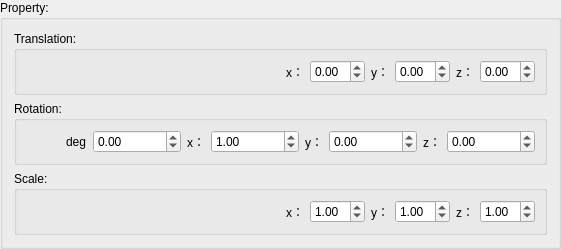
     <widget class="QGroupBox" name="matPropertyBox">
      <property name="minimumSize">
       <size>
        <width>0</width>
        <height>50</height>
       </size>
      </property>
      <property name="title">
       <string>Property:</string>
      </property>
      <layout class="QHBoxLayout" name="horizontalLayout_9">
       <item>
        <layout class="QVBoxLayout" name="verticalLayout">
         <item>
          <widget class="QGroupBox" name="colorUniformBox_2">
           <property name="minimumSize">
            <size>
             <width>0</width>
             <height>50</height>
            </size>
           </property>
           <property name="title">
            <string>Translation:</string>
           </property>
           <layout class="QHBoxLayout" name="horizontalLayout_5">
            <item>
             <spacer name="horizontalSpacer_5">
              <property name="orientation">
               <enum>Qt::Horizontal</enum>
              </property>
              <property name="sizeHint" stdset="0">
               <size>
                <width>40</width>
                <height>20</height>
               </size>
              </property>
             </spacer>
            </item>
            <item>
             <widget class="QLabel" name="label_9">
              <property name="text">
               <string>x：</string>
              </property>
             </widget>
            </item>
            <item>
             <widget class="QDoubleSpinBox" name="tran_x_SpinBox">
              <property name="minimum">
               <double>-3.000000000000000</double>
              </property>
              <property name="maximum">
               <double>3.000000000000000</double>
              </property>
              <property name="singleStep">
               <double>0.100000000000000</double>
              </property>
             </widget>
            </item>
            <item>
             <widget class="QLabel" name="label_10">
              <property name="text">
               <string>y：</string>
              </property>
             </widget>
            </item>
            <item>
             <widget class="QDoubleSpinBox" name="tran_y_SpinBox">
              <property name="minimum">
               <double>-3.000000000000000</double>
              </property>
              <property name="maximum">
               <double>3.000000000000000</double>
              </property>
              <property name="singleStep">
               <double>0.100000000000000</double>
              </property>
             </widget>
            </item>
            <item>
             <widget class="QLabel" name="label_11">
              <property name="text">
               <string>z：</string>
              </property>
             </widget>
            </item>
            <item>
             <widget class="QDoubleSpinBox" name="tran_z_SpinBox">
              <property name="minimum">
               <double>-3.000000000000000</double>
              </property>
              <property name="maximum">
               <double>3.000000000000000</double>
              </property>
              <property name="singleStep">
               <double>0.100000000000000</double>
              </property>
             </widget>
            </item>
           </layout>
          </widget>
         </item>
         <item>
          <widget class="QGroupBox" name="colorUniformBox_3">
           <property name="minimumSize">
            <size>
             <width>0</width>
             <height>50</height>
            </size>
           </property>
           <property name="title">
            <string>Rotation:</string>
           </property>
           <layout class="QHBoxLayout" name="horizontalLayout_6">
            <item>
             <spacer name="horizontalSpacer_6">
              <property name="orientation">
               <enum>Qt::Horizontal</enum>
              </property>
              <property name="sizeHint" stdset="0">
               <size>
                <width>40</width>
                <height>20</height>
               </size>
              </property>
             </spacer>
            </item>
            <item>
             <widget class="QLabel" name="label_21">
              <property name="text">
               <string>deg</string>
              </property>
             </widget>
            </item>
            <item>
             <widget class="QDoubleSpinBox" name="rota_deg_SpinBox">
              <property name="minimum">
               <double>-100000.000000000000000</double>
              </property>
              <property name="maximum">
               <double>1000000.000000000000000</double>
              </property>
              <property name="singleStep">
               <double>5.000000000000000</double>
              </property>
             </widget>
            </item>
            <item>
             <widget class="QLabel" name="label_12">
              <property name="text">
               <string>x：</string>
              </property>
             </widget>
            </item>
            <item>
             <widget class="QDoubleSpinBox" name="rota_x_SpinBox">
              <property name="minimum">
               <double>-100000.000000000000000</double>
              </property>
              <property name="maximum">
               <double>1000000.000000000000000</double>
              </property>
              <property name="singleStep">
               <double>5.000000000000000</double>
              </property>
              <property name="value">
               <double>1.000000000000000</double>
              </property>
             </widget>
            </item>
            <item>
             <widget class="QLabel" name="label_13">
              <property name="text">
               <string>y：</string>
              </property>
             </widget>
            </item>
            <item>
             <widget class="QDoubleSpinBox" name="rota_y_SpinBox">
              <property name="minimum">
               <double>-100000.000000000000000</double>
              </property>
              <property name="maximum">
               <double>1000000.000000000000000</double>
              </property>
              <property name="singleStep">
               <double>5.000000000000000</double>
              </property>
             </widget>
            </item>
            <item>
             <widget class="QLabel" name="label_14">
              <property name="text">
               <string>z：</string>
              </property>
             </widget>
            </item>
            <item>
             <widget class="QDoubleSpinBox" name="rota_z_SpinBox">
              <property name="minimum">
               <double>-100000.000000000000000</double>
              </property>
              <property name="maximum">
               <double>1000000.000000000000000</double>
              </property>
              <property name="singleStep">
               <double>5.000000000000000</double>
              </property>
             </widget>
            </item>
           </layout>
          </widget>
         </item>
         <item>
          <widget class="QGroupBox" name="colorUniformBox_4">
           <property name="minimumSize">
            <size>
             <width>0</width>
             <height>50</height>
            </size>
           </property>
           <property name="title">
            <string>Scale:</string>
           </property>
           <layout class="QHBoxLayout" name="horizontalLayout_8">
            <item>
             <spacer name="horizontalSpacer_8">
              <property name="orientation">
               <enum>Qt::Horizontal</enum>
              </property>
              <property name="sizeHint" stdset="0">
               <size>
                <width>40</width>
                <height>20</height>
               </size>
              </property>
             </spacer>
            </item>
            <item>
             <widget class="QLabel" name="label_18">
              <property name="text">
               <string>x：</string>
              </property>
             </widget>
            </item>
            <item>
             <widget class="QDoubleSpinBox" name="scale_x_SpinBox">
              <property name="minimum">
               <double>-3.000000000000000</double>
              </property>
              <property name="maximum">
               <double>3.000000000000000</double>
              </property>
              <property name="singleStep">
               <double>0.100000000000000</double>
              </property>
              <property name="value">
               <double>1.000000000000000</double>
              </property>
             </widget>
            </item>
            <item>
             <widget class="QLabel" name="label_19">
              <property name="text">
               <string>y：</string>
              </property>
             </widget>
            </item>
            <item>
             <widget class="QDoubleSpinBox" name="scale_y_SpinBox">
              <property name="minimum">
               <double>-3.000000000000000</double>
              </property>
              <property name="maximum">
               <double>3.000000000000000</double>
              </property>
              <property name="singleStep">
               <double>0.100000000000000</double>
              </property>
              <property name="value">
               <double>1.000000000000000</double>
              </property>
             </widget>
            </item>
            <item>
             <widget class="QLabel" name="label_20">
              <property name="text">
               <string>z：</string>
              </property>
             </widget>
            </item>
            <item>
             <widget class="QDoubleSpinBox" name="scale_z_SpinBox">
              <property name="minimum">
               <double>-3.000000000000000</double>
              </property>
              <property name="maximum">
               <double>3.000000000000000</double>
              </property>
              <property name="singleStep">
               <double>0.100000000000000</double>
              </property>
              <property name="value">
               <double>1.000000000000000</double>
              </property>
             </widget>
            </item>
           </layout>
          </widget>
         </item>
        </layout>
       </item>
      </layout>
     </widget>
